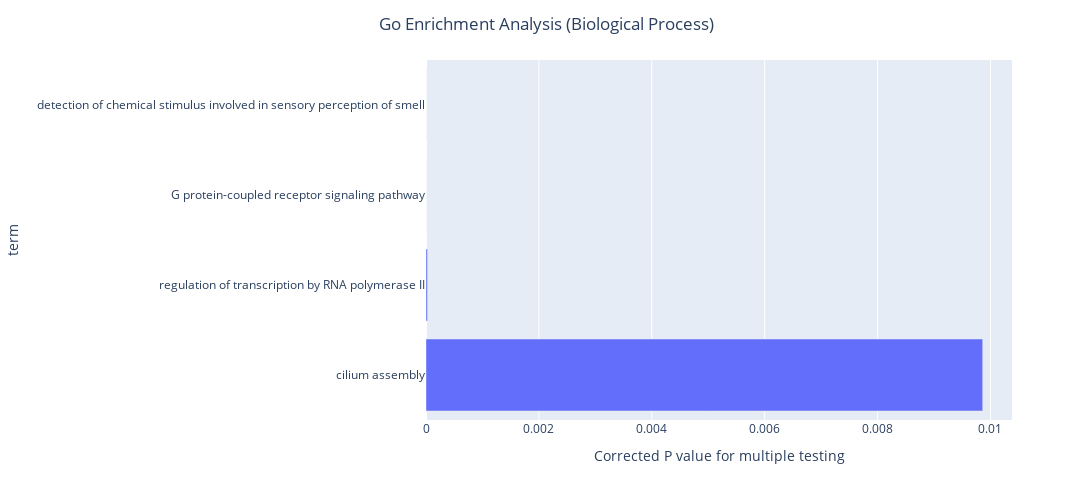

The notebook cell this image was saved under:
### Code cell
import plotly.express as px
biological_process_df.sort_values(by = 'p_corr', ascending= False,inplace= True)
fig = px.bar(biological_process_df, x='p_corr', y = 'term', orientation = 'h')
fig.update_layout(xaxis = dict(title = 'Corrected P value for multiple testing'))
fig.update_layout(width = 1500, height = 500)
fig.update_layout(title= dict(text = 'Go Enrichment Analysis (Biological Process)', x = 0.5))
fig.show()

### Figure 1 — Plotly figure (JSON) as saved in the notebook; plotly's stock layout.template omitted (floating-point values rounded to 4 significant figures)
{"data": [{"alignmentgroup": "True", "hovertemplate": "p_corr=%{x}<br>term=%{y}<extra></extra>", "legendgroup": "", "marker": {"color": "#636efa", "pattern": {"shape": ""}}, "name": "", "offsetgroup": "", "orientation": "h", "showlegend": false, "textposition": "auto", "type": "bar", "x": [0.009863, 2.598e-05, 1.582e-10, 4.367e-16], "xaxis": "x", "y": ["cilium assembly", "regulation of transcription by RNA polymerase II", "G protein-coupled receptor signaling pathway", "detection of chemical stimulus involved in sensory perception of smell"], "yaxis": "y"}], "layout": {"barmode": "relative", "height": 500, "legend": {"tracegroupgap": 0}, "margin": {"t": 60}, "title": {"text": "Go Enrichment Analysis (Biological Process)", "x": 0.5}, "width": 1500, "xaxis": {"anchor": "y", "autorange": true, "domain": [0, 1], "range": [0, 0.01038], "title": {"text": "Corrected P value for multiple testing"}, "type": "linear"}, "yaxis": {"anchor": "x", "autorange": true, "domain": [0, 1], "range": [-0.5, 3.5], "title": {"text": "term"}, "type": "category"}}}
